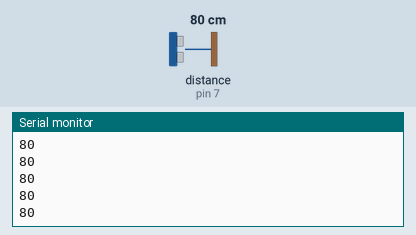
Recording of a sketch running on a simulated Arduino Uno, built with avr-gcc and run on an emulated ATmega328P. Shown: the last lines printed to the serial monitor. Wiring (inferred from the names in the program): ultrasonic range finder: trigger pin 8; echo pin 7. The test bench sets the inputs (shaded band); at power-on: distance to the obstacle (sensor on pin 7) 80 cm. The echo pulse lasts 58.3 µs per cm.

Above: at 1.2 s.
1.3 s: distance to the obstacle (sensor on pin 7) set to 2 cm
At 1.34 s:
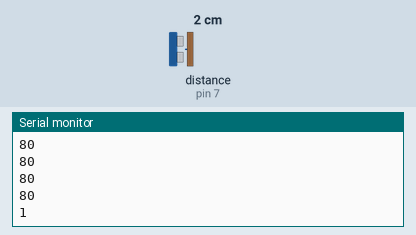
2.8 s: distance to the obstacle (sensor on pin 7) set to 4 cm
At 2.81 s:
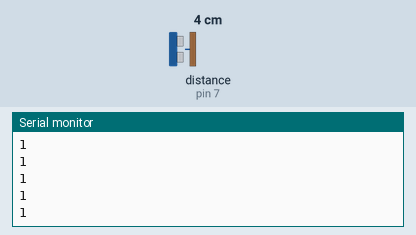
Timing chart, 0 to 5.8 s (numbered marks = the images above; inputs shaded):
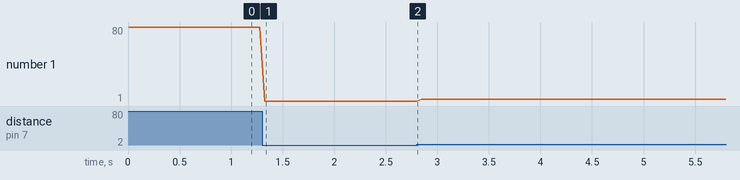

The sketch:

e1_class_ultrasense.ino
```cpp
long duration, distance;
const int echoPin =7;
const int trigPin = 8;


void setup() {
  // put your setup code here, to run once:
  Serial.begin (9600);

pinMode(trigPin,OUTPUT);
pinMode(echoPin,INPUT);
}

void loop() {
  // put your main code here, to run repeatedly:
digitalWrite(trigPin,LOW);
delayMicroseconds(2);
digitalWrite(trigPin,HIGH);
delayMicroseconds(10);
digitalWrite(trigPin,LOW);

duration = pulseIn(echoPin,HIGH);
distance = duration/57.8;
Serial.println(distance);

delay(50);

}
```

Measured:
- after the input at 1.3 s, the serial monitor: prints a new line at once (image 1)
- plotted number 1: 80 → 1 after the input at 1.3 s, 1 → 3 after the input at 2.8 s
